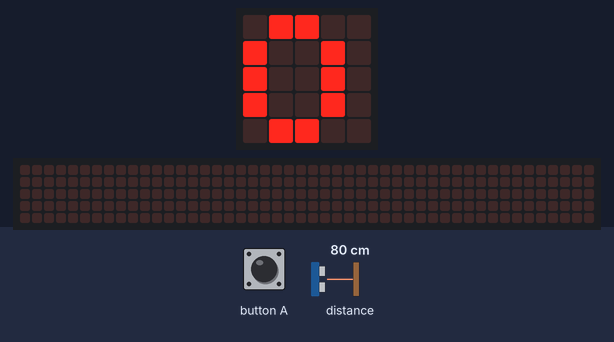
The program below on a simulated BBC micro:bit (MakeCode). On the bench: the board's 5×5 LED display, a strip that is not on the board, showing the scrolling text unrolled. The inputs (shaded band) are chosen by the test bench; at power-on: distance to the obstacle 80 cm. The 48×5 strip is a reading aid, not a part: it shows the text the display is scrolling, unrolled, one strip-width of it at a time.

Above: at 2.5 s.
2.6 s: button A pressed for 0.15 s
At 5.23 s:
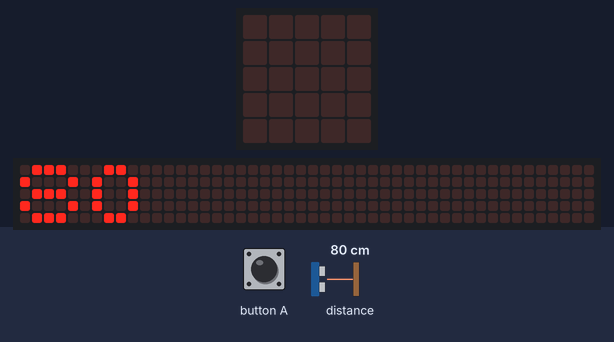
At 5.9 s:
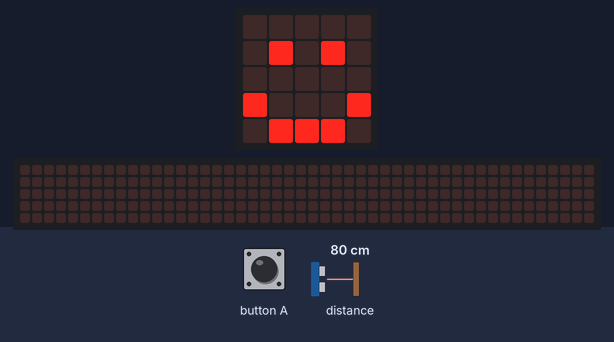
Timing chart, 0 to 7.4 s (numbered marks = the images above; inputs shaded):
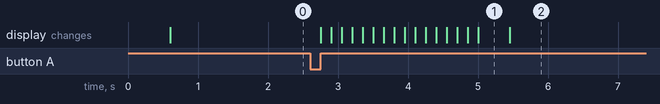

The program:

main.ts
```typescript
// (licence header left out)
// setup
let distance = 0
basic.clearScreen()
basic.showIcon(IconNames.Happy)
basic.showNumber(distance)
input.onButtonPressed(Button.A, function () {
    basic.clearScreen()
    distance = sonar.ping(
        DigitalPin.P1,
        DigitalPin.P2,
        PingUnit.Centimeters
    )


    // finding the distance
    basic.showNumber(distance)
    basic.showIcon(IconNames.Happy)
})
```

Measured:
- after the input at 2.6 s, the display: changes after 0.16 s (image 1)
- what the display in image 1 shows lasts 0.5 s, from 5.0 s to 5.5 s
